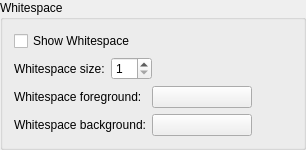
    <widget class="QGroupBox" name="groupBox_11">
     <property name="title">
      <string>Whitespace</string>
     </property>
     <layout class="QVBoxLayout" name="verticalLayout_2">
      <item>
       <widget class="QCheckBox" name="whitespaceCheckBox">
        <property name="toolTip">
         <string>Select whether whitspace characters shall be shown</string>
        </property>
        <property name="text">
         <string>Show Whitespace</string>
        </property>
       </widget>
      </item>
      <item>
       <layout class="QHBoxLayout" name="_12">
        <item>
         <widget class="QLabel" name="textLabel1_8">
          <property name="text">
           <string>Whitespace size:</string>
          </property>
         </widget>
        </item>
        <item>
         <widget class="QSpinBox" name="whitespaceSizeSpinBox">
          <property name="toolTip">
           <string>Select the size of the dots used to represent visible whitespace</string>
          </property>
          <property name="minimum">
           <number>1</number>
          </property>
          <property name="maximum">
           <number>10</number>
          </property>
         </widget>
        </item>
        <item>
         <spacer>
          <property name="orientation">
           <enum>Qt::Horizontal</enum>
          </property>
          <property name="sizeType">
           <enum>QSizePolicy::Expanding</enum>
          </property>
          <property name="sizeHint" stdset="0">
           <size>
            <width>40</width>
            <height>20</height>
           </size>
          </property>
         </spacer>
        </item>
       </layout>
      </item>
      <item>
       <layout class="QGridLayout" name="gridLayout_15">
        <item row="0" column="0">
         <widget class="QLabel" name="TextLabel2_2_2_2_2_9">
          <property name="text">
           <string>Whitespace foreground:</string>
          </property>
         </widget>
        </item>
        <item row="0" column="1">
         <widget class="QPushButton" name="whitespaceForegroundButton">
          <property name="minimumSize">
           <size>
            <width>100</width>
            <height>0</height>
           </size>
          </property>
          <property name="toolTip">
           <string>Select the foreground color for visible whitespace</string>
          </property>
          <property name="text">
           <string/>
          </property>
         </widget>
        </item>
        <item row="0" column="2">
         <spacer name="horizontalSpacer_13">
          <property name="orientation">
           <enum>Qt::Horizontal</enum>
          </property>
          <property name="sizeHint" stdset="0">
           <size>
            <width>40</width>
            <height>20</height>
           </size>
          </property>
         </spacer>
        </item>
        <item row="1" column="0">
         <widget class="QLabel" name="TextLabel2_2_2_2_2_10">
          <property name="text">
           <string>Whitespace background:</string>
          </property>
         </widget>
        </item>
        <item row="1" column="1">
         <widget class="QPushButton" name="whitespaceBackgroundButton">
          <property name="minimumSize">
           <size>
            <width>100</width>
            <height>0</height>
           </size>
          </property>
          <property name="toolTip">
           <string>Select the background color for visible whitespace</string>
          </property>
          <property name="text">
           <string/>
          </property>
         </widget>
        </item>
       </layout>
      </item>
     </layout>
    </widget>
